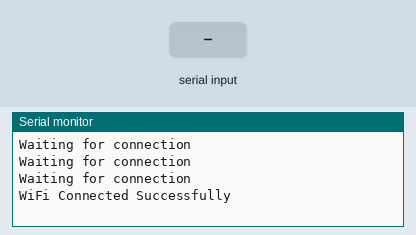
The sketch below on a simulated ESP8266 (NodeMCU). On the bench: the last lines printed to the serial monitor. Inputs (shaded band) come from the test bench. WiFi joins after 1.5 s; servers stay silent unless stated; uploads are accepted with an empty reply.

Above: at 2.7 s.
2.8 s: "1" received over Serial
At 4.7 s:
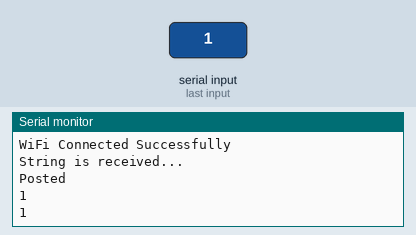
5.5 s: "0" received over Serial
At 6.5 s:
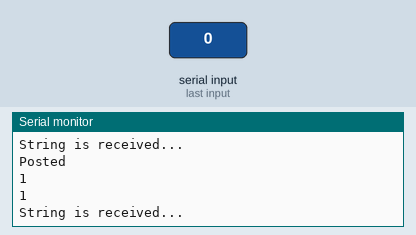
7.0 s: "2" received over Serial
At 9.1 s:
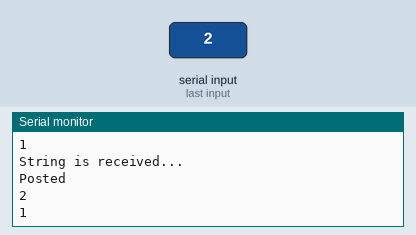
Timing chart, 0 to 10.6 s (numbered marks = the images above; inputs shaded):
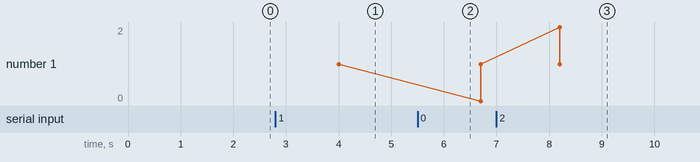

The sketch:

esp.ino
```cpp
/*
	Program to insert the sesnor data into MySQL database.

	Date   : 23-04-2018
	Author : Lal Bosco Lawrence
*/

#include <ESP8266HTTPClient.h>
#include <ESP8266WiFi.h>

void setup()
{
	/* opens serial port, sets data rate to 9600 bps */
	Serial.begin(9600);
	/* WiFi connection */
	WiFi.begin("SSID", "PASSWORD");

	/* Wait for the WiFI connection completion */
	while (WiFi.status() != WL_CONNECTED)
	{
		delay(500);
		Serial.println("Waiting for connection");
	}
	Serial.println("WiFi Connected Successfully");
}

void loop()
{
	/* Validation of WiFi Connection */
	if(WiFi.status()== WL_CONNECTED)
	{
		/* Check the status of string received */
		if (Serial.available() > 0)
		{
			Serial.println("String is received...");
			String str = Serial.readString();

			/* Declare object of class HTTPClient */
			HTTPClient http;
			/* Post the received URL */
			http.begin(str);
			http.POST("Message from ESP8266");
			http.end();
			Serial.println("Posted");

			Serial.println(str);
			Serial.println(str.length());
			delay(200);
		}
	}
	else
	{
		Serial.println("Error in WiFi connection");
	}
}
```

Measured:
- after the input at 2.8 s, the serial monitor: prints a new line at once (image 1)
- after the input at 7.0 s, the serial monitor: prints a new line after 1.2 s (image 3)
